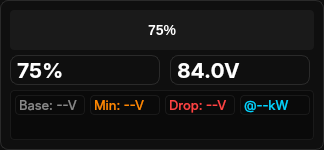
     <widget class="QFrame" name="batteryFrame">
      <property name="geometry">
       <rect>
        <x>690</x>
        <y>10</y>
        <width>324</width>
        <height>150</height>
       </rect>
      </property>
      <property name="styleSheet">
       <string notr="true">QFrame {
    background: #0f0f0f;
    border: 1px solid #2a2a2a;
    border-radius: 8px;
}</string>
      </property>
      <widget class="QProgressBar" name="batteryBar">
       <property name="geometry">
        <rect>
         <x>10</x>
         <y>10</y>
         <width>304</width>
         <height>40</height>
        </rect>
       </property>
       <property name="styleSheet">
        <string notr="true">QProgressBar {
    border: none;
    background-color: #1a1a1a;
    border-radius: 4px;
    text-align: center;
    color: #ffffff;
    font-size: 14px;
    font-weight: bold;
}
QProgressBar::chunk {
    background: qlineargradient(x1:0, y1:0, x2:1, y2:0,
        stop:0 #00ff88, stop:0.5 #ffaa00, stop:1 #ff4444);
    border-radius: 4px;
}</string>
       </property>
       <property name="maximum">
        <number>100</number>
       </property>
       <property name="value">
        <number>75</number>
       </property>
       <property name="format">
        <string>%p%</string>
       </property>
      </widget>
      <widget class="QLabel" name="batteryPercentLabel">
       <property name="geometry">
        <rect>
         <x>10</x>
         <y>55</y>
         <width>150</width>
         <height>30</height>
        </rect>
       </property>
       <property name="font">
        <font>
         <family>-apple-system</family>
         <pointsize>16</pointsize>
         <bold>true</bold>
        </font>
       </property>
       <property name="styleSheet">
        <string notr="true">color: #ffffff;</string>
       </property>
       <property name="text">
        <string>75%</string>
       </property>
      </widget>
      <widget class="QLabel" name="batteryVoltageLabel">
       <property name="geometry">
        <rect>
         <x>170</x>
         <y>55</y>
         <width>140</width>
         <height>30</height>
        </rect>
       </property>
       <property name="font">
        <font>
         <family>-apple-system</family>
         <pointsize>16</pointsize>
         <bold>true</bold>
        </font>
       </property>
       <property name="styleSheet">
        <string notr="true">color: #ffffff;</string>
       </property>
       <property name="text">
        <string>84.0V</string>
       </property>
      </widget>
      <widget class="QFrame" name="voltageDropFrame">
       <property name="geometry">
        <rect>
         <x>10</x>
         <y>90</y>
         <width>304</width>
         <height>50</height>
        </rect>
       </property>
       <property name="styleSheet">
        <string notr="true">QFrame {
    background: #0a0a0a;
    border: 1px solid #1a1a1a;
    border-radius: 4px;
}</string>
       </property>
       <widget class="QLabel" name="baseVoltageLabel">
        <property name="geometry">
         <rect>
          <x>5</x>
          <y>5</y>
          <width>70</width>
          <height>20</height>
         </rect>
        </property>
        <property name="font">
         <font>
          <family>-apple-system</family>
          <pointsize>10</pointsize>
         </font>
        </property>
        <property name="styleSheet">
         <string notr="true">color: #888888;</string>
        </property>
        <property name="text">
         <string>Base: --V</string>
        </property>
       </widget>
       <widget class="QLabel" name="minVoltageLabel">
        <property name="geometry">
         <rect>
          <x>80</x>
          <y>5</y>
          <width>70</width>
          <height>20</height>
         </rect>
        </property>
        <property name="font">
         <font>
          <family>-apple-system</family>
          <pointsize>10</pointsize>
         </font>
        </property>
        <property name="styleSheet">
         <string notr="true">color: #ff8800;</string>
        </property>
        <property name="text">
         <string>Min: --V</string>
        </property>
       </widget>
       <widget class="QLabel" name="peakDropLabel">
        <property name="geometry">
         <rect>
          <x>155</x>
          <y>5</y>
          <width>70</width>
          <height>20</height>
         </rect>
        </property>
        <property name="font">
         <font>
          <family>-apple-system</family>
          <pointsize>10</pointsize>
         </font>
        </property>
        <property name="styleSheet">
         <string notr="true">color: #ff4444;</string>
        </property>
        <property name="text">
         <string>Drop: --V</string>
        </property>
       </widget>
       <widget class="QLabel" name="dropPowerLabel">
        <property name="geometry">
         <rect>
          <x>230</x>
          <y>5</y>
          <width>70</width>
          <height>20</height>
         </rect>
        </property>
        <property name="font">
         <font>
          <family>-apple-system</family>
          <pointsize>10</pointsize>
         </font>
        </property>
        <property name="styleSheet">
         <string notr="true">color: #00d4ff;</string>
        </property>
        <property name="text">
         <string>@--kW</string>
        </property>
       </widget>
      </widget>
     </widget>
